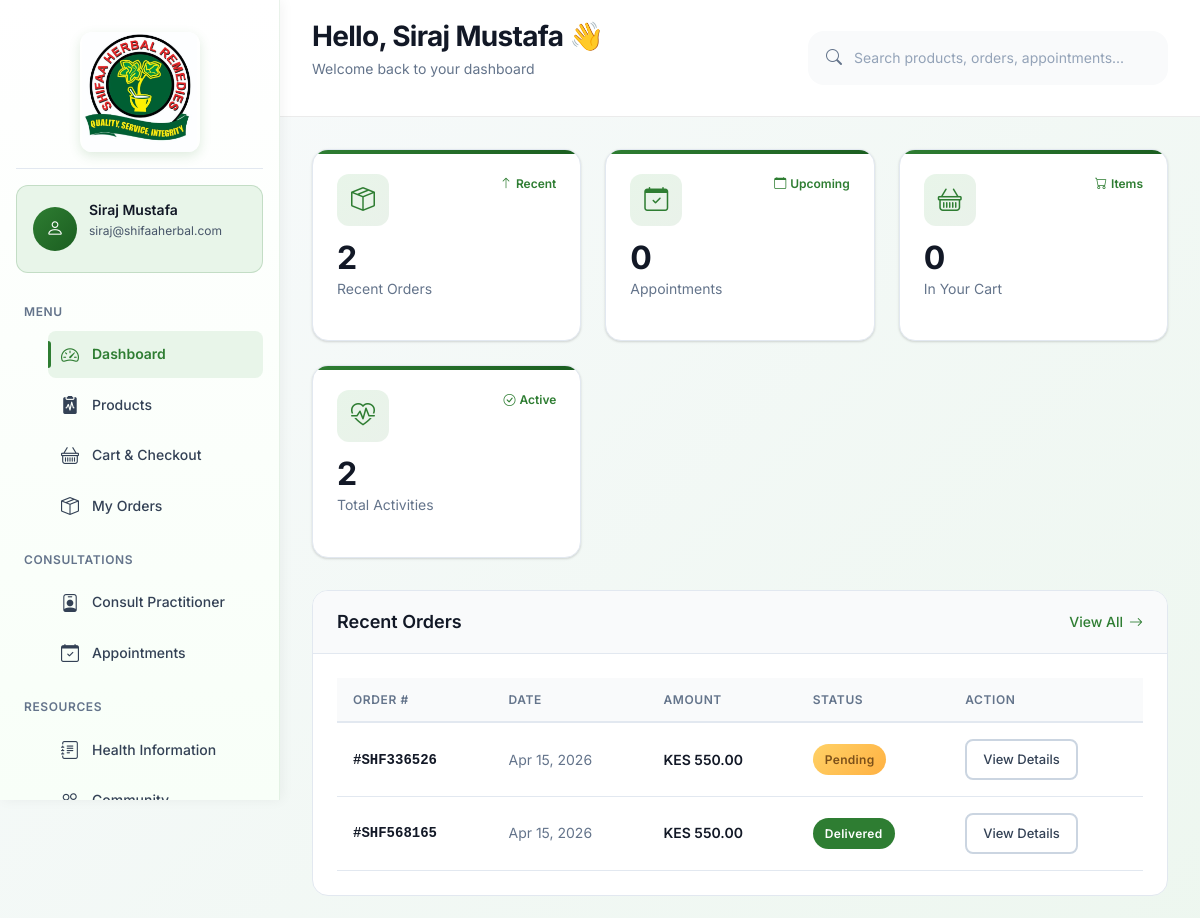
/dashboard (signed in, upper part), run on an earlier commit of the app's database.
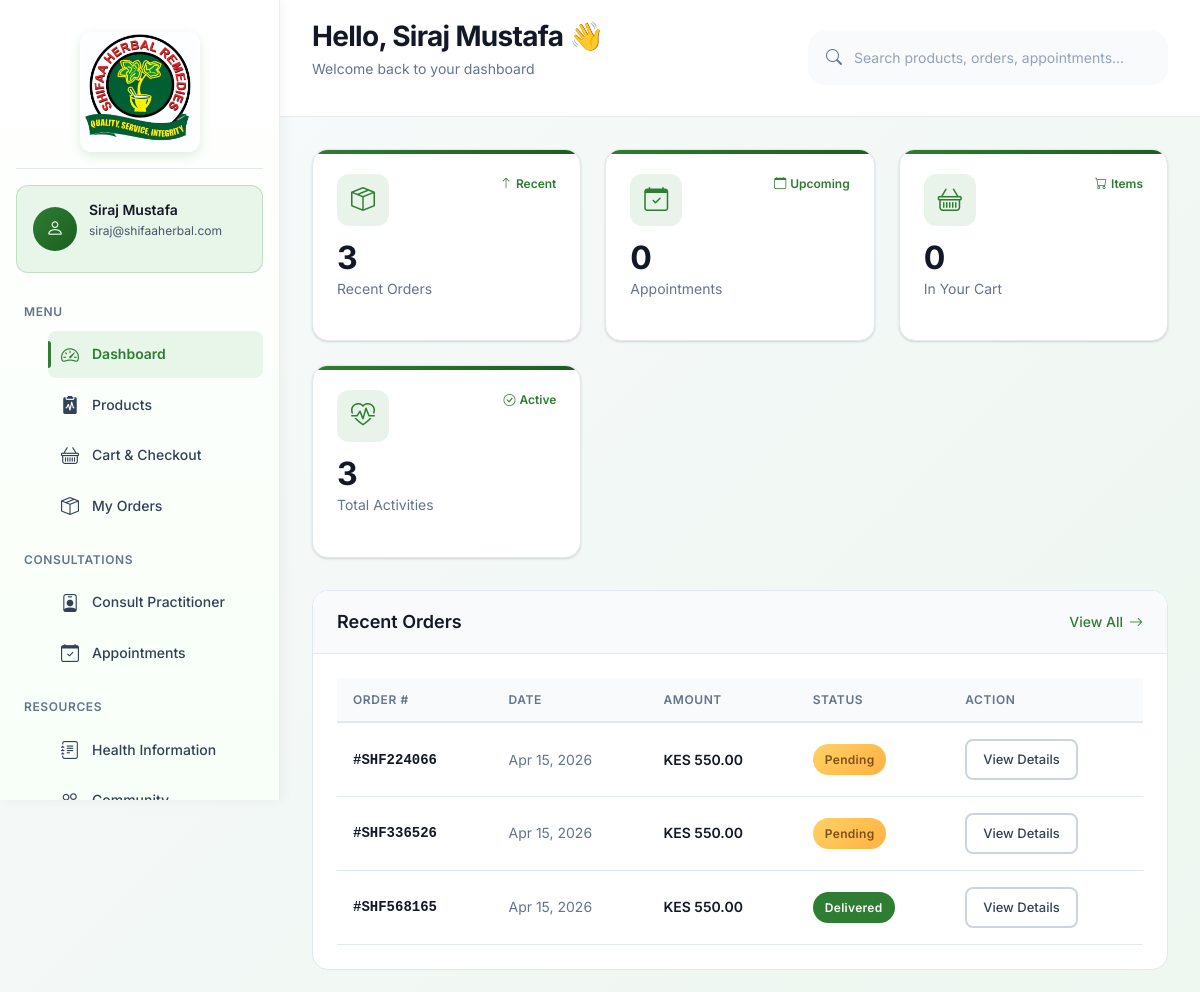
And on a later commit of the database.
### models.py (models this page shows, shortened)
class Order(db.Model):
    __tablename__ = 'order'
    id = db.Column(db.Integer, primary_key=True)
    order_number = db.Column(db.String(50), unique=True, nullable=False, index=True)  # Added index
    user_id = db.Column(db.Integer, db.ForeignKey('user.id'), nullable=False, index=True)  # Added index
    total_amount = db.Column(db.Numeric(10, 2), nullable=False)
    status = db.Column(db.String(50), default='pending', index=True)  # Added index
    shipping_address = db.Column(db.Text, nullable=False)
    delivery_option = db.Column(db.String(50), default='standard')
    payment_method = db.Column(db.String(50), default='mpesa')
    payment_status = db.Column(db.String(50), default='pending', index=True)  # Added index
    notes = db.Column(db.Text)
    created_at = db.Column(db.DateTime, default=datetime.utcnow, index=True)  # Added index
    updated_at = db.Column(db.DateTime, default=datetime.utcnow, onupdate=datetime.utcnow)
    items = db.relationship('OrderItem', backref='order', lazy='dynamic', cascade='all, delete-orphan')
    __table_args__ = (
        db.Index('idx_order_user_status', 'user_id', 'status'),
        db.Index('idx_order_created_status', 'created_at', 'status'),
    )

### app.py (the view)
    @app.route("/dashboard")
    @login_required
    def dashboard():
        if current_user.role == "admin":
            return redirect(url_for("admin_dashboard"))
        from models import Order, Appointment, CartItem
        recent_orders = Order.query.filter_by(user_id=current_user.id).order_by(Order.created_at.desc()).limit(5).all()
        upcoming_appointments = Appointment.query.filter_by(
            user_id=current_user.id,
            status="scheduled"
        ).filter(Appointment.appointment_date >= datetime.utcnow()).order_by(Appointment.appointment_date).limit(5).all()
        cart_count = CartItem.query.filter_by(user_id=current_user.id).count()
        return render_template(
            "user/dashboard.html",
            recent_orders=recent_orders,
            upcoming_appointments=upcoming_appointments,
            cart_count=cart_count,
        )

### templates/user/dashboard.html (shortened to what the changed rows need)
<!DOCTYPE html>
<html lang="en">
<head>
    <link href="https://cdn.jsdelivr.net/npm/bootstrap@5.3.0-alpha1/dist/css/bootstrap.min.css" rel="stylesheet">
    <link href="https://cdn.jsdelivr.net/npm/bootstrap-icons@1.8.1/font/bootstrap-icons.css" rel="stylesheet">
</head>
<body>
    <div class="dashboard-wrapper">
        <nav class="sidebar" id="sidebar" aria-label="Main navigation">
            <section class="user-profile" aria-labelledby="user-profile-title">
                <div class="user-info">
                    <h2 id="user-profile-title">{{ current_user.name }}</h2>
                </div>
            </section>
        </nav>
        <main class="main-content" id="main-content">
            <header class="top-bar">
                <div class="greeting">
                    <h1>Hello, {{ current_user.name }} <span aria-hidden="true">👋</span></h1>
                </div>
            </header>
            <div class="content-area">
                <section class="stats-grid" aria-label="Dashboard statistics">
                    <article class="stat-card">
                        <div class="stat-content">
                            <h3>{{ recent_orders|length }}</h3>
                            <p>Recent Orders</p>
                        </div>
                    </article>
                    <article class="stat-card">
                        <div class="stat-content">
                            <h3>{{ recent_orders|length + upcoming_appointments|length }}</h3>
                            <p>Total Activities</p>
                        </div>
                    </article>
                </section>
                <div class="dashboard-grid">
                    <section class="dashboard-card">
                        <header class="card-header">
                            <h2>Recent Orders</h2>
                        </header>
                        <div class="card-body">
                            {% if recent_orders %}
                            <div class="table-container">
                                <table class="orders-table" aria-label="Recent orders">
                                    <thead>
                                        <tr>
                                            <th scope="col">Order #</th>
                                            <th scope="col">Date</th>
                                            <th scope="col">Amount</th>
                                            <th scope="col">Status</th>
                                            <th scope="col">Action</th>
                                        </tr>
                                    </thead>
                                    <tbody>
                                        {% for order in recent_orders[:5] %}
                                        <tr>
                                            <td class="order-number">#{{ order.order_number }}</td>
                                            <td class="order-date">{{ order.created_at.strftime('%b %d, %Y') }}</td>
                                            <td class="order-amount">{{ order.total_amount|currency }}</td>
                                            <td>
                                                <span class="status-badge status-{{ order.status }}" aria-label="Status: {{ order.status }}">
                                                    {{ order.status|title }}
                                                </span>
                                            </td>
                                            <td>
                                                <a href="{{ url_for('order_detail', order_id=order.id) }}" class="btn-view">
                                                    View Details
                                                </a>
                                            </td>
                                        </tr>
                                        {% endfor %}
                                    </tbody>
                                </table>
                            </div>
                            {% endif %}
                        </div>
                    </section>
                </div>
            </div>
        </main>
    </div>
</body>
</html>

What changed in the data, as far as the page shows it:
added Order: order_number "SHF224066", created_at "Apr 15, 2026", total_amount "KES 550.00", status "Pending"
Also different on the page:
{{ recent_orders|length }}: "2" → "3"
{{ recent_orders|length + upcoming_appointments|length }}: "2" → "3"
